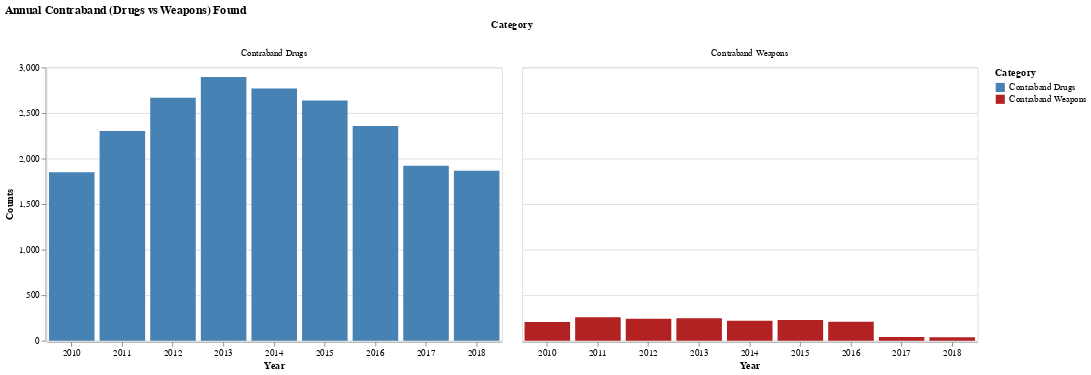

Notebook code for this chart:
### Markdown cell above
**Similar to the trend for the arrests ratio, we can observe the contraband hit rate for searches conducted over the years has been increasing, indicating that the decrease in traffic stops does not seems to have affected the contraband seach and seizes. In fact, the contraband hit rate has been steadily increasing over the years.**

### Code cell
# Convert 'contraband_drugs' and 'contraband_weapons' from categorical (True/False) to integers (1/0) for aggregation
drop_null_df['is_contraband_drugs'] = drop_null_df['contraband_drugs'].astype(int)
drop_null_df['is_contraband_weapons'] = drop_null_df['contraband_weapons'].astype(int)

# Aggregate data for each category by year
annual_contraband_drugs = drop_null_df.groupby('year')['is_contraband_drugs'].sum().reset_index(name='counts')
annual_contraband_drugs['category'] = 'Contraband Drugs'

annual_contraband_weapons = drop_null_df.groupby('year')['is_contraband_weapons'].sum().reset_index(name='counts')
annual_contraband_weapons['category'] = 'Contraband Weapons'

# Combine the data for visualization
combined_contraband_data = pd.concat([annual_contraband_drugs, annual_contraband_weapons], ignore_index=True)

# Create a side-by-side bar chart for "Contraband Drugs" and "Contraband Weapons" across years
side_by_side_bar_chart = alt.Chart(combined_contraband_data).mark_bar().encode(
    # Adjust the x encoding to display categories side by side within each year
    x=alt.X('year:N', title='Year', axis=alt.Axis(labelAngle=0), sort=alt.EncodingSortField(field="year", order="ascending")),
    y=alt.Y('counts:Q', axis=alt.Axis(title='Counts')),
    color=alt.Color('category:N', legend=alt.Legend(title='Category'),
                    scale=alt.Scale(domain=['Contraband Drugs', 'Contraband Weapons'], range=['steelblue', 'firebrick'])),
    column=alt.Column('category:N', header=alt.Header(title='Category')),  # This should be removed for true side-by-side bars within each year
    tooltip=['year', 'category', 'counts']
).properties(
    title='Annual Contraband (Drugs vs Weapons) Found',
    width=500  # Narrower bars for clarity
)

side_by_side_bar_chart

### Figure 1 — Vega-Lite specification as saved in the notebook (floating-point values rounded to 4 significant figures)
{"config": {"view": {"continuousWidth": 300, "continuousHeight": 300}}, "data": {"name": "data-cee8ec54b8bb95785578806036c7b4a1"}, "mark": {"type": "bar"}, "encoding": {"color": {"field": "category", "legend": {"title": "Category"}, "scale": {"domain": ["Contraband Drugs", "Contraband Weapons"], "range": ["steelblue", "firebrick"]}, "type": "nominal"}, "column": {"field": "category", "header": {"title": "Category"}, "type": "nominal"}, "tooltip": [{"field": "year", "type": "nominal"}, {"field": "category", "type": "nominal"}, {"field": "counts", "type": "quantitative"}], "x": {"axis": {"labelAngle": 0}, "field": "year", "sort": {"field": "year", "order": "ascending"}, "title": "Year", "type": "nominal"}, "y": {"axis": {"title": "Counts"}, "field": "counts", "type": "quantitative"}}, "title": "Annual Contraband (Drugs vs Weapons) Found", "width": 500, "$schema": "https://vega.github.io/schema/vega-lite/v5.8.0.json", "datasets": {"data-cee8ec54b8bb95785578806036c7b4a1": [{"year": "2010", "counts": 1849, "category": "Contraband Drugs"}, {"year": "2011", "counts": 2301, "category": "Contraband Drugs"}, {"year": "2012", "counts": 2668, "category": "Contraband Drugs"}, {"year": "2013", "counts": 2894, "category": "Contraband Drugs"}, {"year": "2014", "counts": 2769, "category": "Contraband Drugs"}, {"year": "2015", "counts": 2636, "category": "Contraband Drugs"}, {"year": "2016", "counts": 2357, "category": "Contraband Drugs"}, {"year": "2017", "counts": 1920, "category": "Contraband Drugs"}, {"year": "2018", "counts": 1865, "category": "Contraband Drugs"}, {"year": "2010", "counts": 205, "category": "Contraband Weapons"}, {"year": "2011", "counts": 258, "category": "Contraband Weapons"}, {"year": "2012", "counts": 241, "category": "Contraband Weapons"}, {"year": "2013", "counts": 247, "category": "Contraband Weapons"}, {"year": "2014", "counts": 220, "category": "Contraband Weapons"}, {"year": "2015", "counts": 227, "category": "Contraband Weapons"}, {"year": "2016", "counts": 209, "category": "Contraband Weapons"}, {"year": "2017", "counts": 41, "category": "Contraband Weapons"}, {"year": "2018", "counts": 39, "category": "Contraband Weapons"}]}}
